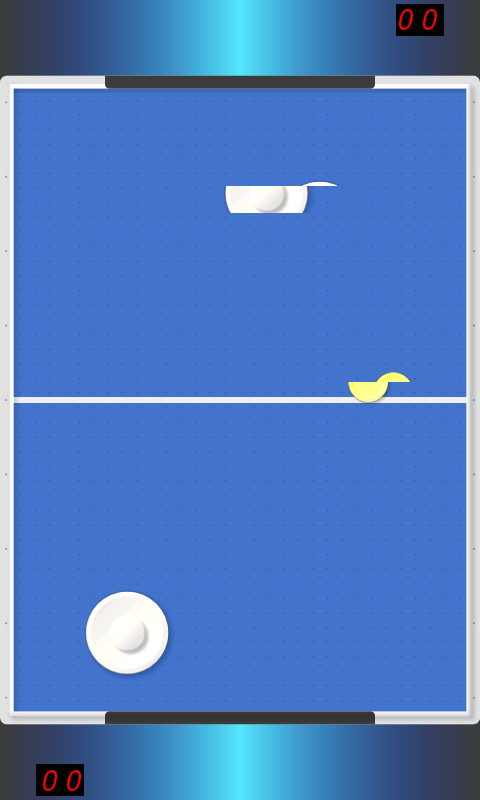
#> input picture ImageStore/GameActivityDesire.png, 480 x 800 px
$ python histogram.py
#> lines starting #> are read from the running program, lines starting #| are printed output that depends on the picture
'''
Created on 2013. 5. 10.

@author: root
'''
from PIL import Image
import numpy

def smoothListGaussian(list,degree=5):
  window=degree*2-1
  weight=numpy.array([1.0]*window)
  weightGauss=[]

  for i in range(window):
    i=i-degree+1
    frac=i/float(window)
    gauss=1/(numpy.exp((4*(frac))**2))
    weightGauss.append(gauss)

  weight=numpy.array(weightGauss)*weight
  smoothed=[0.0]*(len(list)-window)

  for i in range(len(smoothed)):
    smoothed[i]=sum(numpy.array(list[i:i+window])*weight)/sum(weight)

  return smoothed

image_src = '../ImageStore/GameActivityDesire.png'
out_file = 'out.tiff'

image = Image.open(image_src).convert('L')
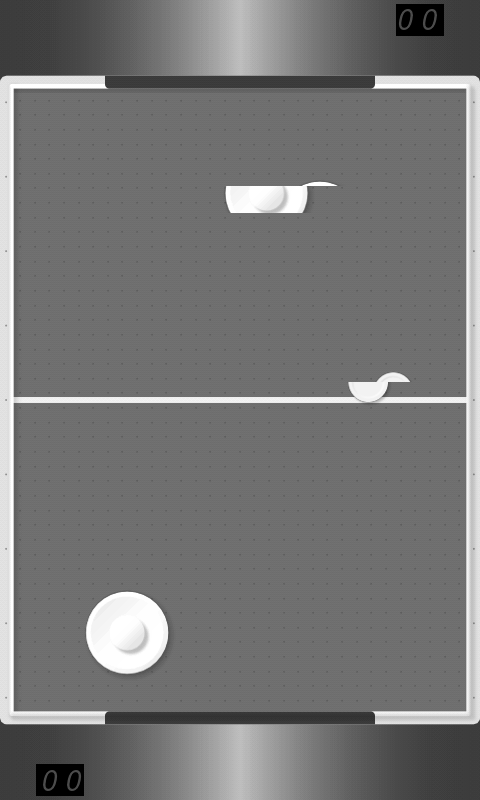
#> image: PIL image 480x800 L; min 0, max 255, mean 118.1
image2 = image.load()
image.save(out_file)

intensities = []

for x in xrange(image.size[0]):
  intensities.append([])

  for y in xrange(image.size[1]):
    intensities[x].append(image2[x, y] )
#> after the loop, intensities = 480 items

plot = []

for x in xrange(image.size[0]):
  plot.append(0)

  for y in xrange(image.size[1]):
    plot[x] += intensities[x][y]
#> after the loop, plot = 480 values, max 173848 at index 11, min 76105 at index 15, mean 94515.6

plot = smoothListGaussian(plot, 10)
#> in smoothListGaussian, `smoothed=[0.0]*(len(list)-window)`: smoothed = 461 values from 0 to 0
#> after the loop in smoothListGaussian, `for i in range(len(smoothed)):`: smoothed = 461 values, max 151824.7 at index 0, min 83529.7 at index 31, mean 92234.8
#> plot has the same summary as smoothed in smoothListGaussian

plot_str = ''

for x in range(len(plot)):
  plot_str += str(plot[x]) + "\n"

print(plot_str)
#> (printed output is left out)

$ run again, with ImageStore/GameActivityGalaxyNexus.png copied over ImageStore/GameActivityDesire.png
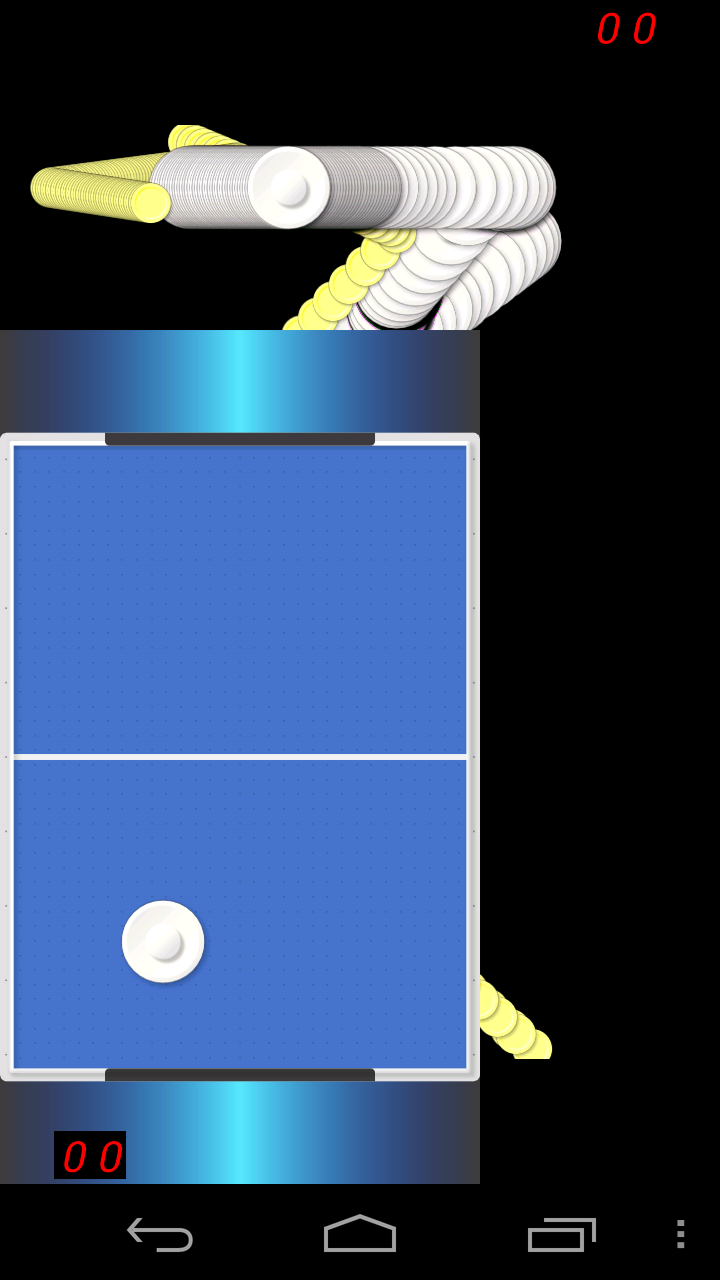
#> input picture ImageStore/GameActivityGalaxyNexus.png, 720 x 1280 px
#> `image = Image.open(image_src).convert('L')`:
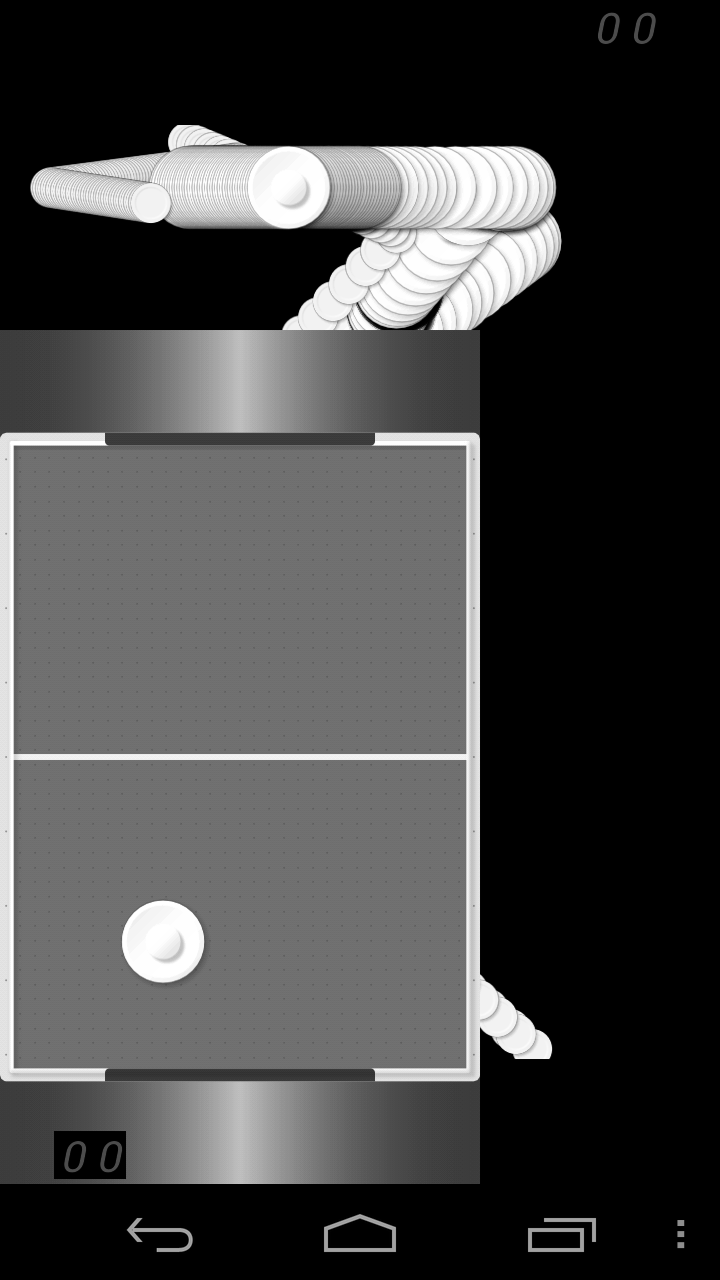
#> image: PIL image 720x1280 L; min 0, max 255, mean 67.3
#> after the loop `for x in xrange(image.size[0]):`: intensities = 720 items
#> after the loop `for x in xrange(image.size[0]):`: plot = 720 values, max 212084 at index 467, min 0 at index 621, mean 86139.9
#> in smoothListGaussian, `smoothed=[0.0]*(len(list)-window)`: smoothed = 701 values from 0 to 0
#> after the loop in smoothListGaussian, `for i in range(len(smoothed)):`: smoothed = 701 values, max 186836.7 at index 462, min 0 at index 657, mean 86439.1
#> `plot = smoothListGaussian(plot, 10)`: plot has the same summary as smoothed in smoothListGaussian
#> (printed output is left out)
